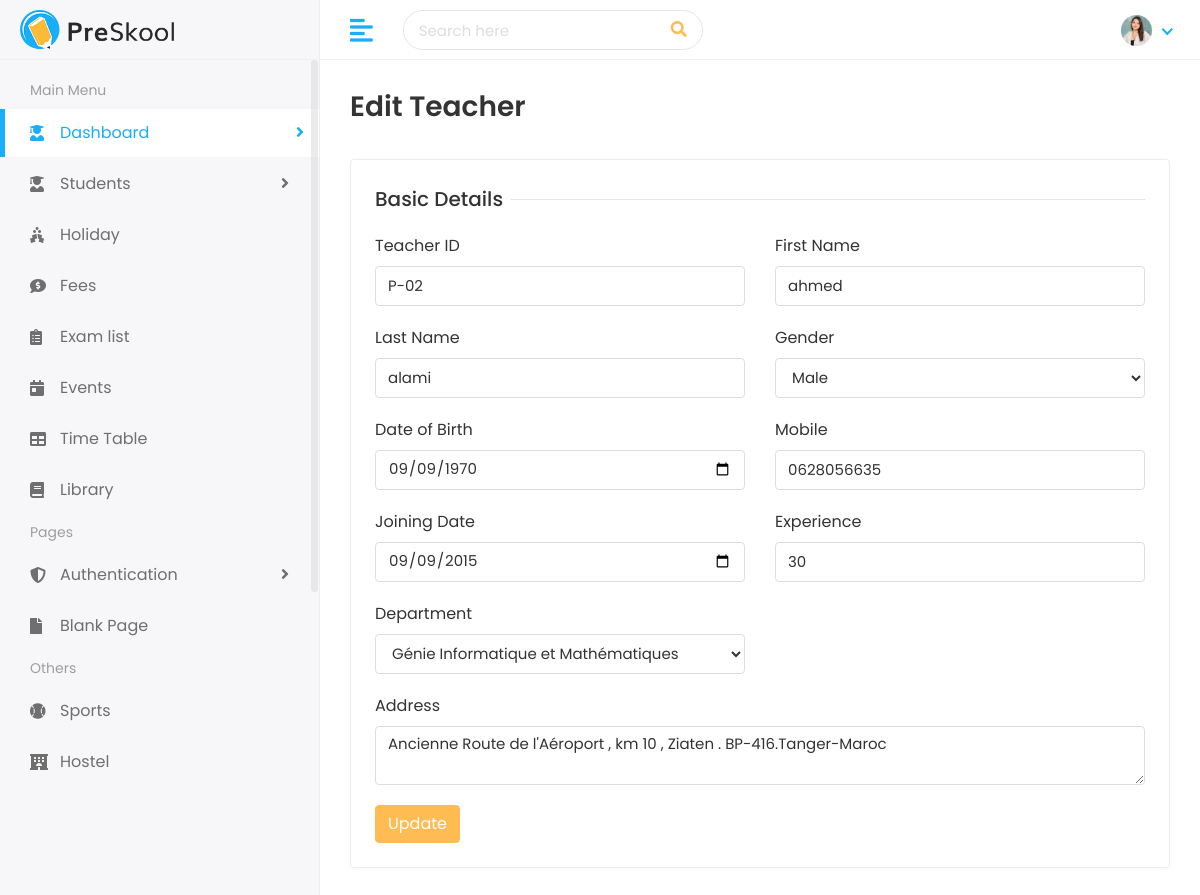
/teacher/edit/2/, run on the app's committed database.
### teacher/models.py (models this page shows, shortened)
class Teacher(models.Model):
    teacher_id = models.CharField(max_length=50, unique=True)
    first_name = models.CharField(max_length=100)
    last_name = models.CharField(max_length=100)
    gender = models.CharField(max_length=20)
    date_of_birth = models.DateField()
    mobile_number = models.CharField(max_length=20)
    joining_date = models.DateField()
    experience = models.CharField(max_length=50)
    address = models.TextField()
    department = models.ForeignKey(Department, on_delete=models.CASCADE)

### department/models.py (models this page shows, shortened)
class Department(models.Model):
    department_id = models.CharField(max_length=50, unique=True)
    department_name = models.CharField(max_length=100)
    head_of_department = models.CharField(max_length=100)
    start_date = models.DateField()
    no_of_students = models.IntegerField(default=0)

### teacher/views.py (the view, shortened to what this page needs)
# urls.py: path('edit/<int:id>/', views.edit_teacher, name='edit_teacher'),
def edit_teacher(request, id):
    teacher = Teacher.objects.get(id=id)
    departments = Department.objects.all()
    return render(request, 'teacher/edit-teacher.html', {'teacher': teacher, 'departments': departments})

### templates/teacher/edit-teacher.html (shortened to what this page needs)
{% extends 'Home/base.html' %}
{% load static %}
{% block body %}
<div class="page-wrapper">
    <div class="content container-fluid">
        <div class="page-header">
            <div class="row align-items-center">
                <div class="col">
                    <h3 class="page-title">Edit Teacher</h3>
                </div>
            </div>
        </div>
        <div class="row">
            <div class="col-sm-12">
                <div class="card">
                    <div class="card-body">
                        <form method="POST" action="{% url 'edit_teacher' teacher.id %}">
                            <div class="row">
                                <div class="col-12">
                                    <h5 class="form-title"><span>Basic Details</span></h5>
                                </div>
                                <div class="col-12 col-sm-6">
                                    <div class="form-group">
                                        <label>Teacher ID</label>
                                        <input type="text" class="form-control" name="teacher_id" value="{{ teacher.teacher_id }}" required>
                                    </div>
                                </div>
                                <div class="col-12 col-sm-6">
                                    <div class="form-group">
                                        <label>First Name</label>
                                        <input type="text" class="form-control" name="first_name" value="{{ teacher.first_name }}" required>
                                    </div>
                                </div>
                                <div class="col-12 col-sm-6">
                                    <div class="form-group">
                                        <label>Last Name</label>
                                        <input type="text" class="form-control" name="last_name" value="{{ teacher.last_name }}" required>
                                    </div>
                                </div>
                                <div class="col-12 col-sm-6">
                                    <div class="form-group">
                                        <label>Gender</label>
                                        <select class="form-control" name="gender" required>
                                            <option value="Male" {% if teacher.gender == 'Male' %}selected{% endif %}>Male</option>
                                        </select>
                                    </div>
                                </div>
                                <div class="col-12 col-sm-6">
                                    <div class="form-group">
                                        <label>Date of Birth</label>
                                        <input type="date" class="form-control" name="date_of_birth" value="{{ teacher.date_of_birth|date:'Y-m-d' }}" required>
                                    </div>
                                </div>
                                <div class="col-12 col-sm-6">
                                    <div class="form-group">
                                        <label>Mobile</label>
                                        <input type="text" class="form-control" name="mobile_number" value="{{ teacher.mobile_number }}" required>
                                    </div>
                                </div>
                                <div class="col-12 col-sm-6">
                                    <div class="form-group">
                                        <label>Joining Date</label>
                                        <input type="date" class="form-control" name="joining_date" value="{{ teacher.joining_date|date:'Y-m-d' }}" required>
                                    </div>
                                </div>
                                <div class="col-12 col-sm-6">
                                    <div class="form-group">
                                        <label>Experience</label>
                                        <input type="text" class="form-control" name="experience" value="{{ teacher.experience }}" required>
                                    </div>
                                </div>
                                <div class="col-12 col-sm-6">
                                    <div class="form-group">
                                        <label>Department</label>
                                        <select class="form-control" name="department_id" required>
                                            {% for dept in departments %}
                                                <option value="{{ dept.id }}" {% if teacher.department.id == dept.id %}selected{% endif %}>
                                                    {{ dept.department_name }}
                                                </option>
                                            {% endfor %}
                                        </select>
                                    </div>
                                </div>
                                <div class="col-12">
                                    <div class="form-group">
                                        <label>Address</label>
                                        <textarea class="form-control" name="address" required>{{ teacher.address }}</textarea>
                                    </div>
                                </div>
                                <div class="col-12">
                                    <button type="submit" class="btn btn-primary">Update</button>
                                </div>
                            </div>
                        </form>
                    </div>
                </div>
            </div>
        </div>
    </div>
</div>
{% endblock %}

### static/assets/css/style.css (style rules this page uses)
html { height: 100%; }
body { background-color: #fff; color: #333; font-family: 'Poppins', sans-serif; font-size: 1rem; height: 100%; line-height: 1.5; overflow-x: hidden; }
h1, h2, h3, h4, h5, h6 { font-family: 'Poppins', sans-serif; margin-top: 0; }
.form-control { border: 1px solid #ddd; box-shadow: none; color: #333; font-size: 15px; height: 40px; }
input, input:focus, button, button:focus { outline: none; }
input[type=text], input[type=password] { -webkit-appearance: none; -moz-appearance: none; appearance: none; }
textarea.form-control { resize: vertical; }
.form-group { margin-bottom: 1.25rem; }
.btn-primary { background-color: #FFBC53; border: 1px solid #FFBC53; }
.card { border: 1px solid #ececf5; box-shadow: 0 1px 3px 0 rgba(0, 0, 0, 0.03); margin-bottom: 1.875rem; }
.card-body { padding: 1.5rem; }
.page-wrapper { margin-left: 320px; padding-top: 60px; position: relative; transition: all 0.4s ease; }
.page-wrapper > .content { padding: 1.875rem 1.875rem 0; }
.page-header { margin-bottom: 1.875rem; }
.page-title { font-size: 28px; font-weight: 600; color: #333; margin-bottom: 5px; }
.form-title { width: 100%; max-width: 100%; padding: 0; font-size: 1.25rem; font-weight: 500; line-height: inherit; color: #333; white-space: normal; position: relative; display: block; margin-bottom: 20px; }
.form-title:before { content: ""; position: absolute; left: 0px; right: 0px; height: 1px; top: 50%; background-color: rgba(0, 0, 0, 0.1); }
.form-title span { padding: 0px 0.5rem 0 0; background-color: #fff; display: inline-block; z-index: 2; position: relative; }

### data on the page
Teacher: teacher_id "P-02", first_name "ahmed", last_name "alami", gender "Male", date_of_birth "09/09/1970", mobile_number "0628056635", joining_date "09/09/2015", experience "30", department_id "Génie Informatique et Mathématiques", address "Ancienne Route de l'Aéroport , km 10 , Ziaten . BP-416.Tanger-Maroc"
